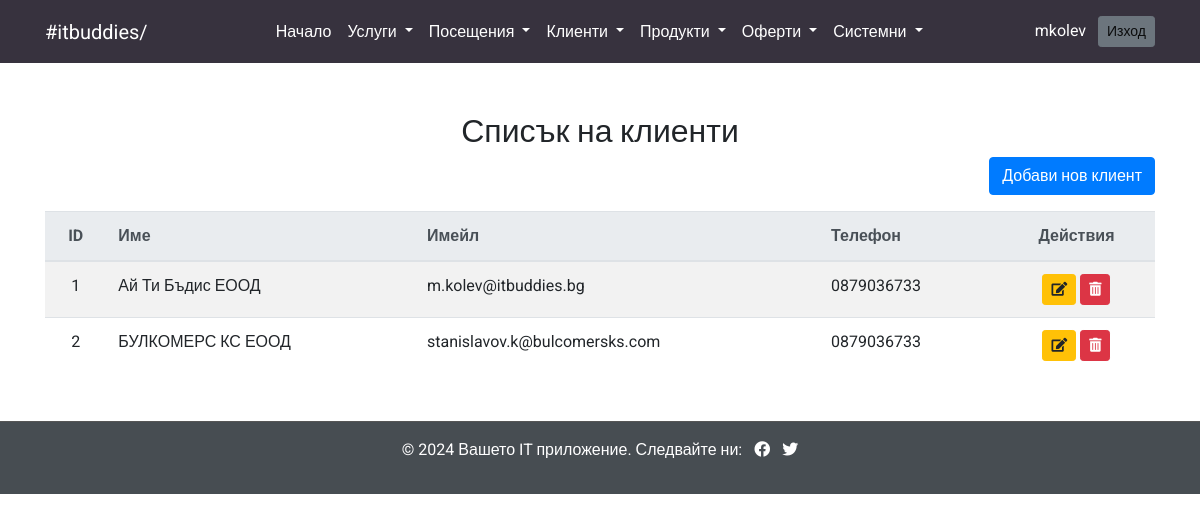
The app's page /clients/list (signed in) with its own data.
### models.py (models this page shows, shortened)
class User(db.Model, UserMixin):
    id = db.Column(db.Integer, primary_key=True)
    username = db.Column(db.String(100), unique=True, nullable=False)
    password = db.Column(db.String(255), nullable=False)
    role = db.Column(db.String(50))  # Роля по подразбиране

class Client(db.Model):
    id = db.Column(db.Integer, primary_key=True)
    name = db.Column(db.String(100), nullable=False)
    vat = db.Column(db.String(15), nullable=False)
    address = db.Column(db.String(100), nullable=True)
    mol = db.Column(db.String(100), nullable=False)
    email = db.Column(db.String(100), nullable=True)  # Опционално поле за имейл
    phone = db.Column(db.String(15), nullable=True)  # Опционално поле за телефон
    visits = db.relationship('Visit', backref='client', lazy=True)  # Връзка към Visit

### routes/clients.py (the view)
@clients_bp.route('/list')
@login_required
def list_clients():
    clients = Client.query.all()  # Извлича всички клиенти от базата данни
    return render_template('list_clients.html', clients=clients)

### app.py (called while the page is built)
@login_manager.user_loader
def load_user(user_id):
    return User.query.get(int(user_id))

### templates/list_clients.html (shortened to what this page needs)
{% include 'header.html' %}
{% include 'navbar.html' %}
<main class="container my-5">
    <h2 class="text-center">Списък на клиенти</h2>
    <div class="text-right mb-3">
        <a href="{{ url_for('clients.add_client') }}" class="btn btn-primary">Добави нов клиент</a>
    </div>
    {% if clients %}
    <table class="table table-striped">
        <thead class="thead-light">
            <tr>
                <th class="text-center">ID</th>
                <th>Име</th>
                <th>Имейл</th>
                <th>Телефон</th>
                <th class="text-center">Действия</th>
            </tr>
        </thead>
        <tbody>
            {% for client in clients %}
            <tr>
                <td class="text-center">{{ client.id }}</td>
                <td>{{ client.name }}</td>
                <td>{{ client.email }}</td>
                <td>{{ client.phone }}</td>
                <td class="text-center">
                    <a href="{{ url_for('clients.edit_client', client_id=client.id) }}" class="btn btn-warning btn-sm">
                        <i class="fas fa-edit"></i>
                    </a>
                    <button class="btn btn-danger btn-sm" data-toggle="modal" data-target="#deleteModal{{ client.id }}">
                        <i class="fas fa-trash-alt"></i>
                    </button>
                </td>
            </tr>
            {% endfor %}
        </tbody>
    </table>
    {% else %}
    <div class="alert alert-warning text-center" role="alert">
        Няма налични клиенти.
    </div>
    {% endif %}
</main>
{% include 'footer.html' %}

### templates/navbar.html (shortened to what this page needs)
<nav class="navbar navbar-expand-lg navbar-light bg-custom">
    <div class="container d-flex justify-content-between">
        <a class="navbar-brand text-white" href="#">#itbuddies/</a>
        <div class="collapse navbar-collapse justify-content-center" id="navbarNav">
            <ul class="navbar-nav">
                <li class="nav-item">
                    <a class="nav-link text-white" href="{{ url_for('index') }}">Начало</a>
                </li>
                <li class="nav-item dropdown">
                    <a class="nav-link dropdown-toggle text-white" href="#" id="servicesDropdown" role="button" data-toggle="dropdown" aria-haspopup="true" aria-expanded="false">
                        Услуги
                    </a>
                </li>
                <li class="nav-item dropdown">
                    <a class="nav-link dropdown-toggle text-white" href="#" id="visitsDropdown" role="button" data-toggle="dropdown" aria-haspopup="true" aria-expanded="false">
                        Посещения
                    </a>
                </li>
                <li class="nav-item dropdown">
                    <a class="nav-link dropdown-toggle text-white" href="#" id="clientsDropdown" role="button" data-toggle="dropdown" aria-haspopup="true" aria-expanded="false">
                        Клиенти
                    </a>
                </li>
                <li class="nav-item dropdown">
                    <a class="nav-link dropdown-toggle text-white" href="#" id="productsDropdown" role="button" data-toggle="dropdown" aria-haspopup="true" aria-expanded="false">
                        Продукти
                    </a>
                </li>
                <li class="nav-item dropdown">
                    <a class="nav-link dropdown-toggle text-white" href="#" id="productsDropdown" role="button" data-toggle="dropdown" aria-haspopup="true" aria-expanded="false">
                        Оферти
                    </a>
                </li>
                <li class="nav-item dropdown">
                    <a class="nav-link dropdown-toggle text-white" href="#" id="systemDropdown" role="button" data-toggle="dropdown" aria-haspopup="true" aria-expanded="false">
                        Системни
                    </a>
                </li>
            </ul>
        </div>
        <span class="navbar-text text-white">
            {% if current_user.is_authenticated %}
                {{ current_user.username }}
                <a href="{{ url_for('auth.logout') }}" class="btn btn-secondary btn-sm ml-2">Изход</a>
            {% endif %}
        </span>
    </div>
</nav>

### templates/header.html (style rules this page uses)
body { font-family: "Roboto", sans-serif; }
h1, h2, h3, h4, h5, h6 { font-family: "Ubuntu", sans-serif; }
.bg-custom { background-color: #37323E; color: #ffffff; }

### records on screen
User: username "mkolev"
Client: id "1", name "Ай Ти Бъдис ЕООД", email "m.kolev@itbuddies.bg", phone "0879036733"
Client: id "2", name "БУЛКОМЕРС КС ЕООД", email "stanislavov.k@bulcomersks.com", phone "0879036733"
